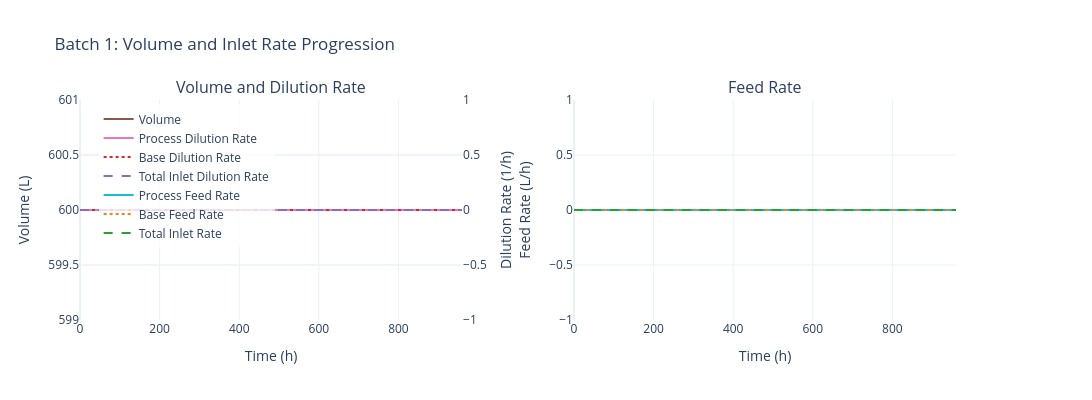

Notebook code cell kept with this figure:
### Code cell
baseline_sim.data.plot_volume_feed(batch_number=1)

### Figure 1 — Plotly figure (JSON) as saved in the notebook; plotly's stock layout.template omitted (floating-point values rounded to 4 significant figures; data arrays with more than 128 entries replaced by an {"elided": "..."} marker saying what was removed)
{"data": [{"hovertemplate": "Time: %{x:.1f} h<br>Volume: %{y:.2f} L<extra></extra>", "line": {"color": "#8c564b", "width": 2}, "mode": "lines", "name": "Volume", "type": "scatter", "x": {"elided": "1004 float values"}, "xaxis": "x", "y": {"elided": "1004 float values"}, "yaxis": "y"}, {"hovertemplate": "Time: %{x:.1f} h<br>D_process: %{y:.4f} 1/h<extra></extra>", "line": {"color": "#e377c2", "width": 2}, "mode": "lines", "name": "Process Dilution Rate", "type": "scatter", "x": {"elided": "1004 float values"}, "xaxis": "x", "y": {"elided": "1004 float values"}, "yaxis": "y2"}, {"hovertemplate": "Time: %{x:.1f} h<br>D_base: %{y:.4f} 1/h<extra></extra>", "line": {"color": "#d62728", "dash": "dot", "width": 2}, "mode": "lines", "name": "Base Dilution Rate", "type": "scatter", "x": {"elided": "1004 float values"}, "xaxis": "x", "y": {"elided": "1004 float values"}, "yaxis": "y2"}, {"hovertemplate": "Time: %{x:.1f} h<br>D_total: %{y:.4f} 1/h<extra></extra>", "line": {"color": "#9467bd", "dash": "dash", "width": 2}, "mode": "lines", "name": "Total Inlet Dilution Rate", "type": "scatter", "x": {"elided": "1004 float values"}, "xaxis": "x", "y": {"elided": "1004 float values"}, "yaxis": "y2"}, {"hovertemplate": "Time: %{x:.1f} h<br>F_process: %{y:.4f} L/h<extra></extra>", "line": {"color": "#17becf", "width": 2}, "mode": "lines", "name": "Process Feed Rate", "type": "scatter", "x": {"elided": "1004 float values"}, "xaxis": "x2", "y": {"elided": "1004 float values"}, "yaxis": "y3"}, {"hovertemplate": "Time: %{x:.1f} h<br>F_base: %{y:.4f} L/h<extra></extra>", "line": {"color": "#ff7f0e", "dash": "dot", "width": 2}, "mode": "lines", "name": "Base Feed Rate", "type": "scatter", "x": {"elided": "1004 float values"}, "xaxis": "x2", "y": {"elided": "1004 float values"}, "yaxis": "y3"}, {"hovertemplate": "Time: %{x:.1f} h<br>F_total: %{y:.4f} L/h<extra></extra>", "line": {"color": "#2ca02c", "dash": "dash", "width": 2}, "mode": "lines", "name": "Total Inlet Rate", "type": "scatter", "x": {"elided": "1004 float values"}, "xaxis": "x2", "y": {"elided": "1004 float values"}, "yaxis": "y3"}], "layout": {"annotations": [{"font": {"size": 16}, "showarrow": false, "text": "Volume and Dilution Rate", "x": 0.205, "xanchor": "center", "xref": "paper", "y": 1, "yanchor": "bottom", "yref": "paper"}, {"font": {"size": 16}, "showarrow": false, "text": "Feed Rate", "x": 0.735, "xanchor": "center", "xref": "paper", "y": 1, "yanchor": "bottom", "yref": "paper"}], "font": {"size": 12}, "height": 400, "legend": {"bgcolor": "rgba(255,255,255,0.8)", "x": 0.02, "y": 0.98}, "showlegend": true, "title": {"text": "Batch 1: Volume and Inlet Rate Progression"}, "width": 1400, "xaxis": {"anchor": "y", "domain": [0, 0.41], "title": {"text": "Time (h)"}}, "xaxis2": {"anchor": "y3", "domain": [0.53, 0.94], "title": {"text": "Time (h)"}}, "yaxis": {"anchor": "x", "domain": [0, 1], "title": {"text": "Volume (L)"}}, "yaxis2": {"anchor": "x", "overlaying": "y", "side": "right", "title": {"text": "Dilution Rate (1/h)"}}, "yaxis3": {"anchor": "x2", "domain": [0, 1], "title": {"text": "Feed Rate (L/h)"}}}}
